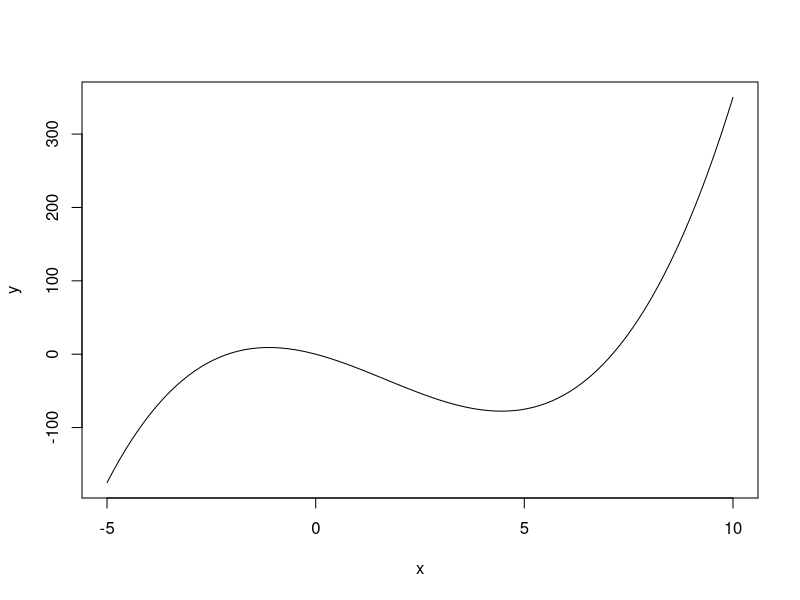
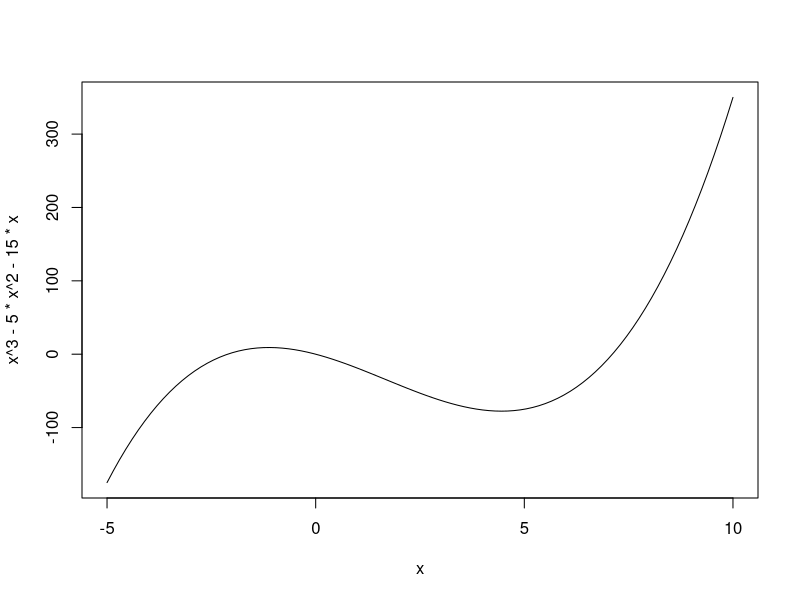
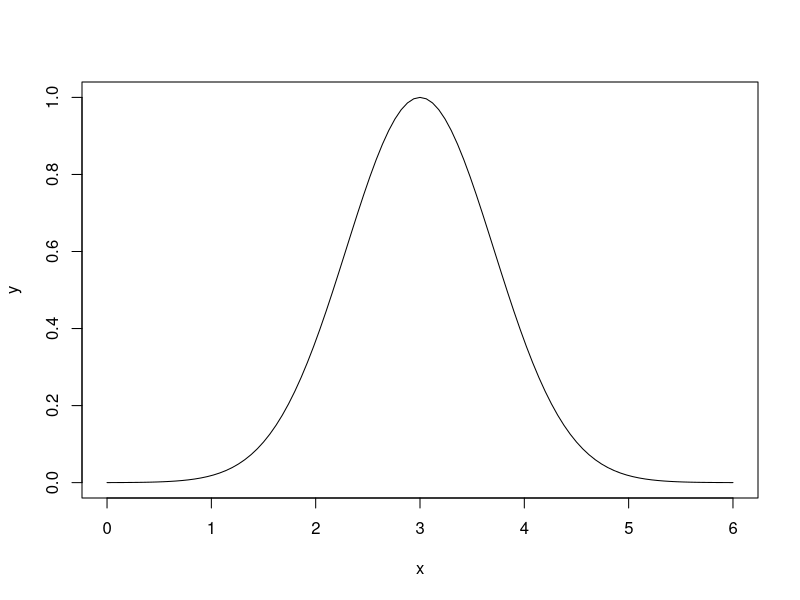
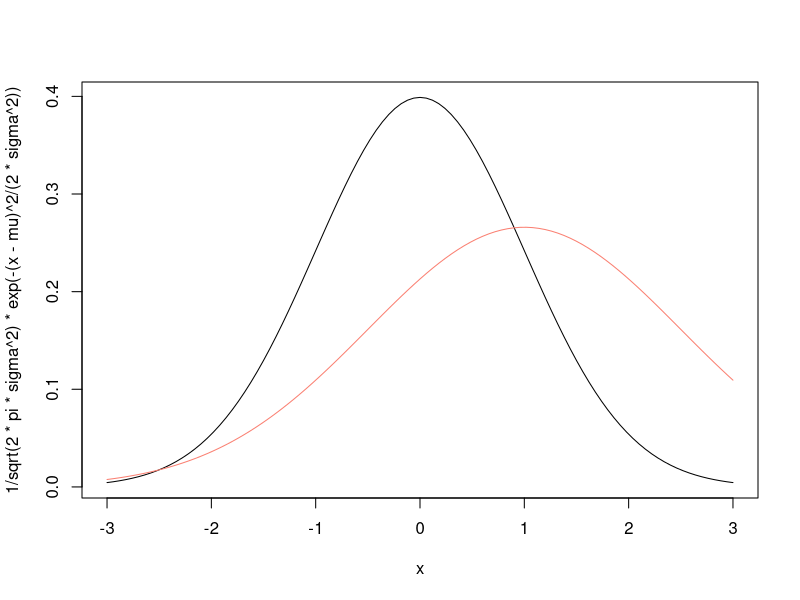
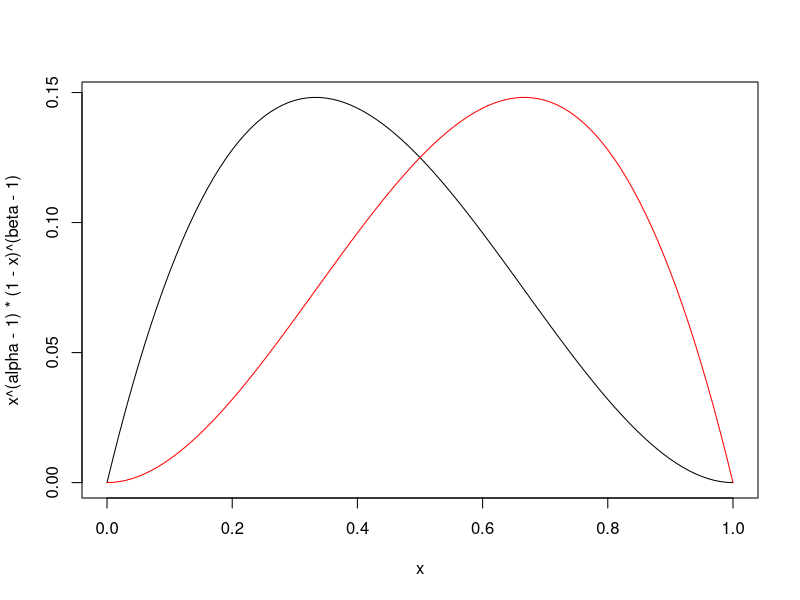
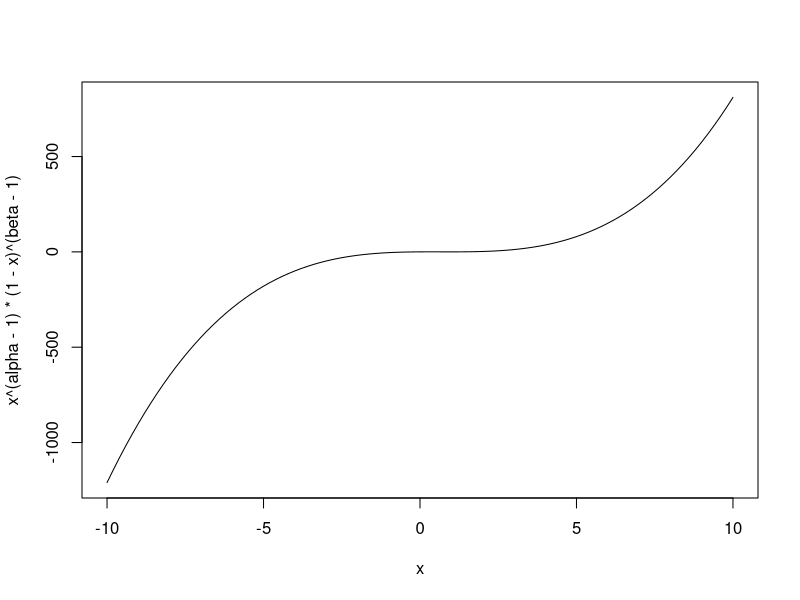

Recreate these plots in R, in order.
#various probability distributions from
#the pre course warm up exercises

#negative 5 to 5 in 100 steps of 0.1 each
x <- seq(from=-5, to=10, length=101)

#response values
y <- x^3 - 5*x^2 - 15*x

#help(plot)
plot(x,y,type='l')

#x3 seems to be sometimes x^3 in this context
#y = x^3 - 5x^2 - 15x.

#part 2 (question 4)
curve(x^3 - 5*x^2 - 15 * x, from=-5, to=10)

#part 3, plot: y =exp [-(3-x)2]; x ∈ {0,...,6}
x <- seq(from=0, to=6, length=101)

#response values
y = exp(-(3-x)^2)

#help(plot)
plot(x,y,type='l')

#part 6? interactive R time either way...wouldn't try this for something robust
#function (μ = 0, σ2 = 1) with x ∈ {-3,...,3}.
#basically entered the normal distribution function into the curve function

mu <- 0
sigma <- 1
curve (1/sqrt(2*pi*sigma^2) * exp (-(x-mu)^2/(2*sigma^2)), from=-3, to=3)

#Use the points() function to add to the figure created in Question 7 
#a similar normal probability density function with parameters µ = 1,  σ2 = 1.5. 
mu <- 1
sigma <- 1.5
curve (1/sqrt(2*pi*sigma^2) * exp (-(x-mu)^2/(2*sigma^2)),add=TRUE,col = 'salmon')

#Use the curve() function 
#to plot the function x^a−1 * (1−x)^β−1;x∈{0,....1} where α=2 and β=3.
alpha <- 2
beta <- 3
curve (x^(alpha-1) * (1-x)^(beta-1),from=0, to=1)

alpha <- 3
beta <- 2
curve (x^(alpha-1) * (1-x)^(beta-1),add=TRUE,col='red')

#Use the curve () function to plot the function 
#x^a-1 * (1-x)^β-1; x ∈ {-10,...,10} where α = 2 and β =3.
alpha <- 2
beta <- 3
curve (x^(alpha-1) * (1-x)^(beta-1),from=-10, to=10)
